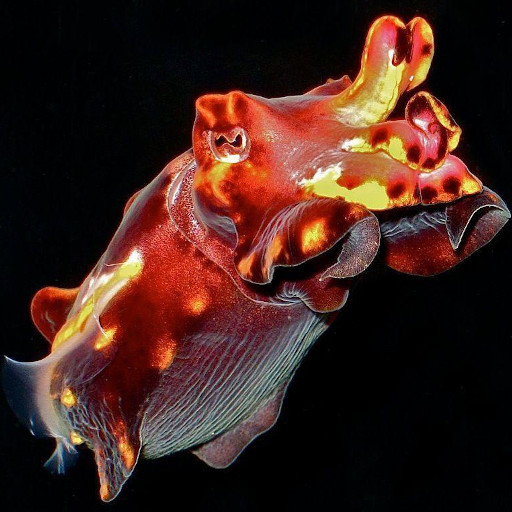
#> input picture cuttlefish.jpeg, 512 x 512 px
$ python main.py
#> lines starting #> are read from the running program, lines starting #| are printed output that depends on the picture
#!/usr/bin/env python3
# -*- coding: utf-8 -*-
"""
Created on Mon Jul  1 09:29:03 2019

@author: gionuno
"""

import numpy as np;
import scipy.spatial as spt;
import numpy.random as rd;

import matplotlib.pyplot as plt;
import matplotlib.image  as img;
import matplotlib.gridspec as gs;

def lerp(L,x):
    i = int(x[0]);
    j = int(x[1]);
    u = x[0]-i;
    v = x[1]-j;
    r = (1-u)*(1-v)*L[i,j];
    if j+1 < L.shape[1]:
        r += (1-u)*v*L[i,j+1];
    if i+1 < L.shape[0]:
        r += (1-v)*u*L[i+1,j];
    if i+1 < L.shape[0] and j+1 < L.shape[1]:
        r += u*v*L[i+1,j+1];
    return r;

def rejection_sample(rho,N,c=1e-2):
    I = rho.shape[0];
    J = rho.shape[1];

    X = rd.rand(N,2);
    Mg = c/(I*J);
    for n in range(N):
        X[n,0] = (I-0.5)*rd.rand()+0.5;
        X[n,1] = (J-0.5)*rd.rand()+0.5;
        rho_x = lerp(rho,X[n,:]);

        u = rd.rand();
        t = 0;
        while Mg*u > rho_x:
            #print(t);
            u = rd.rand();
            X[n,0] = (I-0.5)*rd.rand()+0.5;
            X[n,1] = (J-0.5)*rd.rand()+0.5;
            rho_x = lerp(rho,X[n,:]);
            t += 1;
    return np.c_[X[:,0],X[:,1]];

def lloyd_relaxation(rho,X,T):
    Y = 1.0*np.array([[i,j] for i in range(rho.shape[0]) for j in range(rho.shape[1])]);
    for t in range(T):
        kdT = spt.cKDTree(X);
        pY = np.zeros(X.shape);
        p  = 1e-14*np.ones((X.shape[0],2));
        print(str(t)+" query");
        _,A = kdT.query(Y,k=1);
        A = A.reshape(rho.shape);
        print(str(t)+" update");
        for i in range(rho.shape[0]):
            for j in range(rho.shape[1]):
                if i % 10 == 0 and j % 10 == 0:
                    print(t,i,j)
                a = A[i,j];
                rho_y = rho[i,j];
                pY[a,0] += rho_y*i;
                pY[a,1] += rho_y*j;
                p[a]    += rho_y;
        X = pY/p;
        print(str(t)+" done");
    return X;

I = img.imread("cuttlefish.jpeg")/255.0;
L = np.sqrt(0.299*I[:,:,0]**2 + 0.587*I[:,:,1]**2 + 0.114*I[:,:,2]**2);
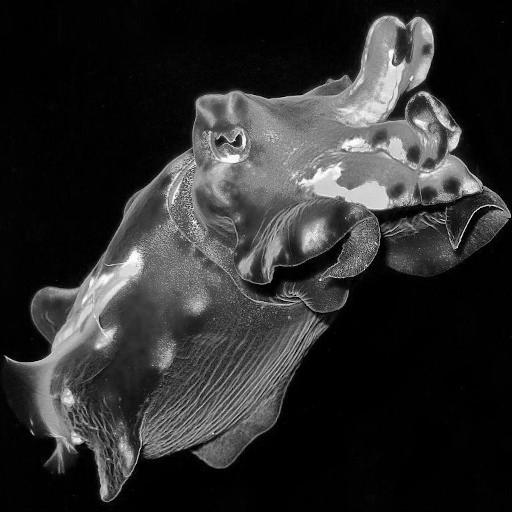
#> L: shape (512, 512) float64; min 0, max 0.999, mean 0.181

H = np.copy(L);
H /= np.sum(H);
H[H < 1e-6] = 0.0;
H /= np.sum(H);

X = rejection_sample(H,2000,1e2);
#> the loop in rejection_sample, `for n in range(N):` made 2000 passes
Y = lloyd_relaxation(H,X,4);
#> the loop in lloyd_relaxation, `for t in range(T):` made 4 passes
#> pass 1, in lloyd_relaxation, `A = A.reshape(rho.shape);`:
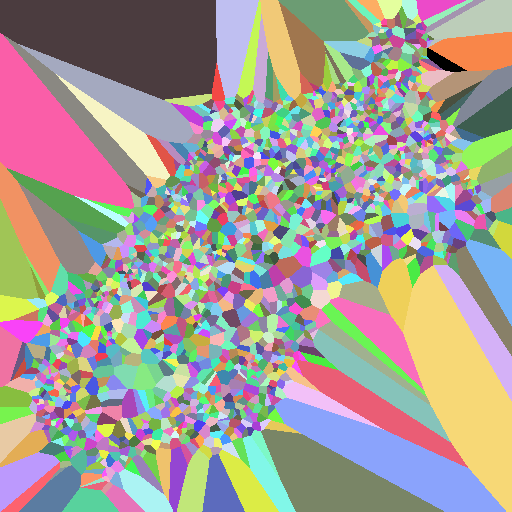
#> A: shape (512, 512) int64; 2000 distinct labels, from 0 to 1999; one colour per label, 0 black

f,ax = plt.subplots(1,3);
ax[0].imshow(I);
ax[0].set_axis_off();
ax[1].imshow(H,cmap='gray');
ax[1].scatter(X[:,1],X[:,0],s=1);
ax[1].set_axis_off();
ax[2].imshow(H,cmap='gray');
ax[2].scatter(Y[:,1],Y[:,0],s=1);
ax[2].set_axis_off();
plt.show();
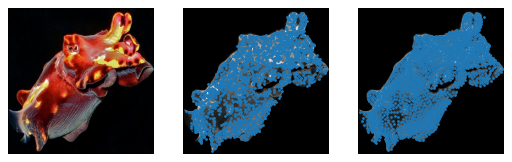
#> figure drawn by matplotlib, 3 panels

#> (the run stopped early here; a loop or call above may not have finished)
